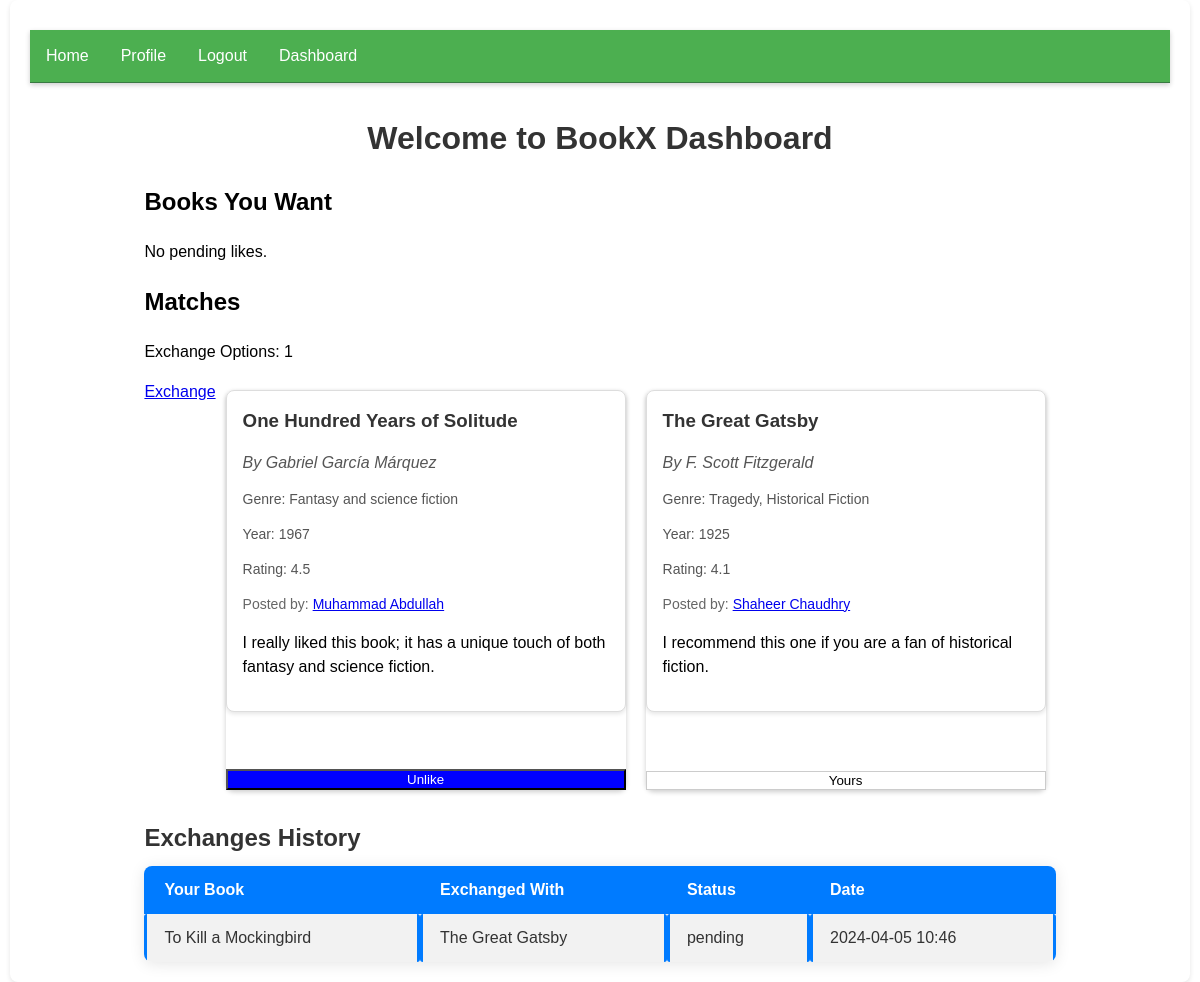
Page /dashboard (signed in) on the committed database.
### models.py (models this page shows, shortened)
class Book(db.Model):
    __table_args__ = {"extend_existing": True}
    id = db.Column(db.Integer, primary_key=True)
    title = db.Column(db.String(100), nullable=False)
    author = db.Column(db.String(100), nullable=False)
    user_id = db.Column(db.Integer, db.ForeignKey("user.id"), nullable=False)
    user = db.relationship("User", backref=db.backref("books", lazy=True))
    genre = db.Column(db.String(100), nullable=True)
    year = db.Column(db.Integer, nullable=True)
    rating = db.Column(db.Float, nullable=True)
    review = db.Column(db.Text, nullable=True)
    summary = db.Column(db.Text, nullable=True)
    likes = db.relationship("Like", backref="book", lazy="dynamic")
    def __repr__(self):
        return "<Book %r>" % self.title

class User(db.Model, UserMixin):
    __table_args__ = {"extend_existing": True}
    id = db.Column(db.Integer, primary_key=True)
    name = db.Column(db.String(80), nullable=False)
    email = db.Column(db.String(120), unique=True, nullable=False)
    password = db.Column(db.String(80), nullable=False)
    bio = db.Column(db.Text, nullable=True)
    location = db.Column(db.String(100), nullable=True)

class Exchange(db.Model):
    __table_args__ = {"extend_existing": True}
    id = db.Column(db.Integer, primary_key=True)
    book_id_a = db.Column(db.Integer, db.ForeignKey("book.id"))
    book_id_b = db.Column(db.Integer, db.ForeignKey("book.id"))
    user_id_a = db.Column(db.Integer, db.ForeignKey("user.id"))
    user_id_b = db.Column(db.Integer, db.ForeignKey("user.id"))
    status = db.Column(db.String(20), default="pending")  # pening, accepted, rejected
    timestamp = db.Column(db.DateTime, default=datetime.now)

### bookX.py (the view)
@app.route("/dashboard")
@login_required
def dashboard():
    user_id = current_user.id
    pending_likes = get_pending_likes(user_id)
    matches = get_book_exchange_matches_with_objects(user_id)
    exchanges = get_user_exchanges(user_id)
    for book in pending_likes:
        book.is_liked = is_book_liked_by_user(book.id, current_user.id)
    for book1, book2 in matches:
        print("book1", book1)
        print("book2", book2)
        book1.is_liked = is_book_liked_by_user(book1.id, current_user.id)
        book2.is_liked = is_book_liked_by_user(book2.id, current_user.id)
    return render_template(
        "dashboard.html",
        pending_likes=pending_likes,
        matches=matches,
        exchanges=exchanges,
    )

### bookX.py (called while the page is built)
@login_manager.user_loader
def load_user(user_id):
    return User.query.get(int(user_id))

### utils.py (called while the page is built)
def is_book_liked_by_user(book_id, user_id):
    return bool(Like.query.filter_by(book_id=book_id, user_id=user_id).first())

def get_pending_likes(user_id):
    liked_books = Like.query.filter_by(user_id=user_id).all()
    pending_likes = []
    for like in liked_books:
        book = Book.query.get(like.book_id)
        reciprocal_like = (
            Like.query.join(Book, Like.book_id == Book.id)
            .filter(Book.user_id == book.user_id, Like.user_id != user_id)
            .first()
        )
        if not reciprocal_like:
            pending_likes.append(book)
    return pending_likes

def get_user_exchanges(user_id):
    exchanges = Exchange.query.filter(
        (Exchange.user_id_a == user_id) | (Exchange.user_id_b == user_id)
    ).all()
    book_ids = [exchange.book_id_a for exchange in exchanges] + [
        exchange.book_id_b for exchange in exchanges
    ]
    books = Book.query.filter(Book.id.in_(book_ids)).all()
    book_titles = {book.id: book.title for book in books}
    for exchange in exchanges:
        exchange.book_a_title = book_titles.get(exchange.book_id_a)
        exchange.book_b_title = book_titles.get(exchange.book_id_b)
    return exchanges

### templates/dashboard.html (shortened to what this page needs)
{% extends 'base.html' %}
{% block content %}
<div class="dashboard-container">
    <h1>Welcome to BookX Dashboard</h1>
    <section id="pending-likes">
        <h2>Books You Want</h2>
        {% for book in pending_likes %}
            {% include 'book_card.html' %}
        {% else %}
            <p>No pending likes.</p>
        {% endfor %}
    </section>
    <section id="matches">
        <h2>Matches</h2>
{% if matches %}
    <p>Exchange Options: {{ matches|length }}</p>
    {% for book1, book2 in matches %}
    <div class="book-pair-row">
        <a href="{{ url_for('exchange', book1_id=book1.id, book2_id=book2.id) }}">Exchange</a>
        {% with book=book1 %}
            {% include 'book_card.html' %}
        {% endwith %}
        {% with book=book2 %}
            {% include 'book_card.html' %}
        {% endwith %}
    </div>
    {% endfor %}
{% else %}
<p>No matches found.</p>
{% endif %}
    </section>
    <section id="exchanges">
        <h2>Exchanges History</h2>
        {% if exchanges %}
            <table>
                <thead>
                    <tr>
                        <th>Your Book</th>
                        <th>Exchanged With</th>
                        <th>Status</th>
                        <th>Date</th>
                    </tr>
                </thead>
                <tbody>
                    {% for exchange in exchanges %}
                        <tr>
                            <td>{{ exchange.book_a_title }}</td>
                            <td>{{ exchange.book_b_title }}</td>
                            <td>{{ exchange.status }}</td>
                            <td>{{ exchange.timestamp.strftime('%Y-%m-%d %H:%M') }}</td>
                        </tr>
                    {% endfor %}
                </tbody>
            </table>
        {% else %}
            <p>No exchanges found.</p>
        {% endif %}
    </section>
</div>
{% endblock %}

### templates/book_card.html (shortened to what this page needs)
<div class="book-card-and-like-button">
    <div class="book-card" onclick="window.location.href='{{ url_for('view_book', book_id=book.id) }}';">
        <div class="book-content">
            <h3 class="book-title">{{ book.title }}</h3>
            <p class="book-author">By {{ book.author }}</p>
            <p class="book-genre">Genre: {{ book.genre or 'Not specified' }}</p>
            <p class="book-year">Year: {{ book.year or 'Not specified' }}</p>
            <p class="book-rating">Rating: {{ book.rating or 'Not specified' }}</p>
            <p class="book-owner">Posted by: <a href="{{ url_for('profile', user_id=book.user.id) }}" class="">{{book.user.name}}</a> </p>
            <p>{{ book.review[:150] }}{% if book.review|length > 150 %}...{% endif %}</p>
        </div>
    </div>
    {% if current_user.is_authenticated %}
    {% if book.user_id != current_user.id %}
        <button class="like-btn {{ 'liked' if book.is_liked else 'not-liked' }}" data-book-id="{{ book.id }}">
            {% if book.is_liked %}
                Unlike
            {% else %}
                Like
            {% endif %}
        </button>
    {% else %}
        <button class="yours" disabled>Yours</button>
    {% endif %}
{% else %}
    <button class="redirect" onclick="location.href='{{ url_for('login') }}'">Log in to like</button>
{% endif %}
</div>

### static/styles.css (style rules this page uses)
html { font-size: 16px; font-family: Arial, sans-serif; line-height: 1.5; width: 100%; height: 100%; }
h1 { color: #333; text-align: center; }
.body-container { font-family: Arial, sans-serif; width:95%; margin: 0 auto; padding: 20px; box-shadow: 0 2px 5px rgba(0,0,0,0.1); border-radius: 8px; background-color: #fff; display: flex; flex-direction: column; justify-content: center; align-items: center; }
.book-card { cursor: pointer; background-color: #fff; border: 1px solid #ddd; border-radius: 8px; box-shadow: 0 2px 4px rgba(0, 0, 0, 0.1); transition: box-shadow 0.3s ease; }
.book-card-and-like-button { display: flex; flex-direction: column; min-width: 400px; max-width: 400px; min-height: 400px; max-height: 400px; margin: 10px; justify-content: space-between; box-shadow: 0 2px 5px rgba(0,0,0,0.2); border-radius: 8px; background-color: #fff; }
.book-content { padding: 16px; }
.book-title { margin-top: 0; color: #333; }
.book-author { color: #666; font-style: italic; }
.book-snippet, .book-genre, .book-rating, .book-year { color: #333; font-size: 14px; margin-bottom: 16px; }
.book-owner { color: #666; font-size: 14px; margin-bottom: 16px; text-decoration: None; }
.book-title { color: #333; margin-bottom: 10px; }
.book-author, .book-year, .book-genre, .book-rating { color: #555; margin-bottom: 8px; }
.book-card { position: relative; }
.like-btn.liked { background-color: blue; color: white; }
.book-pair-row { display: flex; flex-direction: row; justify-content: space-between; margin-bottom: 10px; }
.yours, .redirect { background-color: white; color: black; border: 1px solid #ccc; cursor: pointer; }
#exchanges { font-family: 'Arial', sans-serif; }
#exchanges h2 { color: #333; text-align: left; font-size: 24px; margin-bottom: 10px; }
#exchanges table { width: 100%; border-collapse: collapse; box-shadow: 0 2px 15px rgba(0, 0, 0, 0.1); background-color: white; border-radius: 8px; overflow: hidden; }
#exchanges th, #exchanges td { text-align: left; padding: 12px 20px; color: #333; }
#exchanges th { background-color: #007bff; color: white; font-weight: bold; }
#exchanges tbody tr:nth-child(odd) { background-color: #f2f2f2; }
#exchanges tbody td { position: relative; }
#exchanges tbody td::before { content: ''; position: absolute; left: 0; top: 0; width: 3px; height: 100%; background-color: #007bff; border-radius: 4px 0 0 4px; }
#exchanges tbody td::after { content: ''; position: absolute; right: 0; top: 0; width: 3px; height: 100%; background-color: #007bff; border-radius: 0 4px 4px 0; }

### rows in the picture
Book: title "One Hundred Years of Solitude The Great Gatsby", author "Gabriel García Márquez F. Scott Fitzgerald", genre "Fantasy and science fiction Tragedy, Historical Fiction", year "1967 1925", rating "4.5 4.1", user.name "Muhammad Abdullah Shaheer Chaudhry", review "I really liked this book; it has a unique touch of both fantasy and science fiction. I recommend this one if you are a fan of historical fiction."
Exchange: book_a_title "To Kill a Mockingbird", book_b_title "The Great Gatsby", status "pending", timestamp "2024-04-05 10:46"

### other values in the picture
{{ matches|length }} "1"
